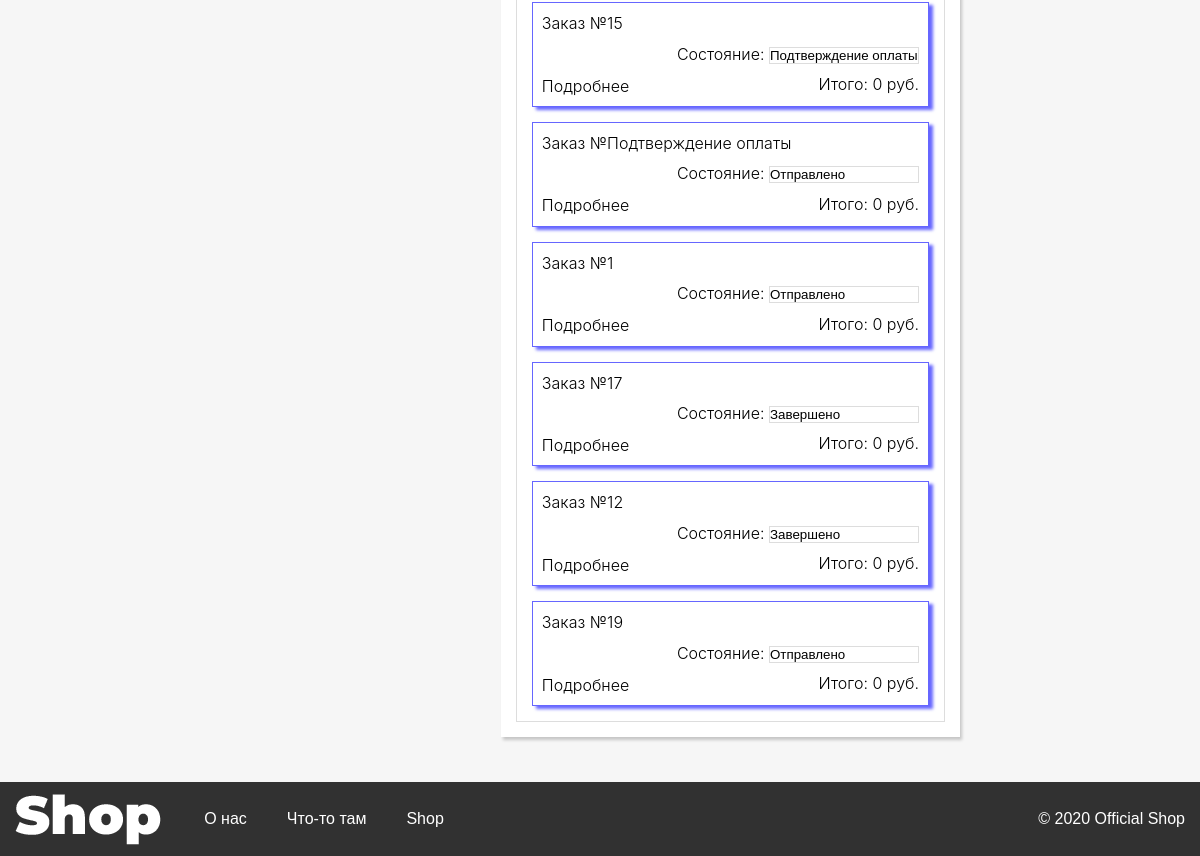
The page /cabinet/admin/orders/ (signed in, lower part) on the database as committed earlier.
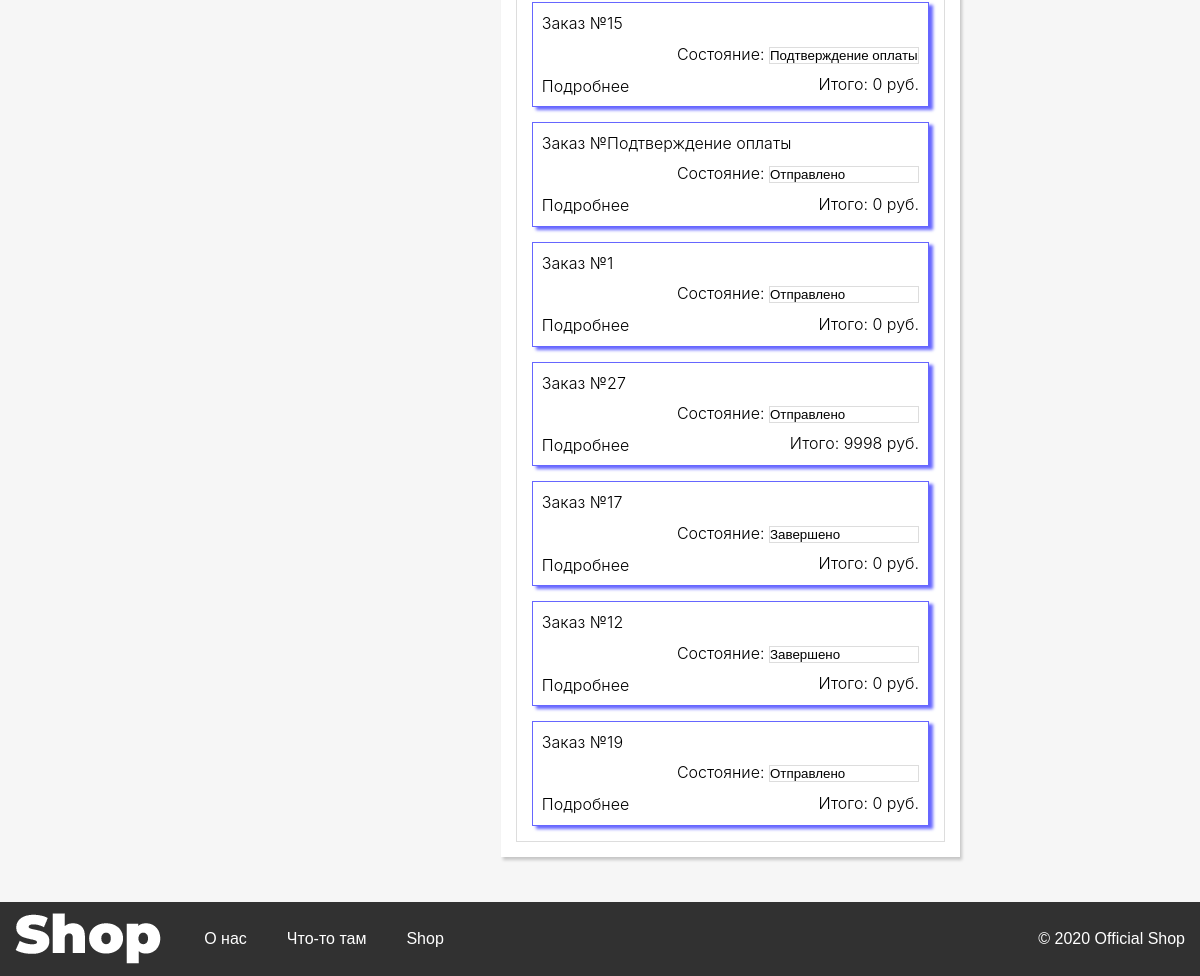
The same page on the database as committed later.
### Cabinet/models.py (models this page shows, shortened)
class Orders(models.Model):
    userName =  models.TextField()
    goodId  =   models.IntegerField()
    count = models.IntegerField()
    result = models.IntegerField(default = 0)
    numberOfOrder = models.TextField()
    status = models.TextField(default = "Отправлено")

### Cabinet/views.py (the view)
# urls.py: path('admin/orders/', views.cabinet_admin_orders, name="cabinet_admin_orders"),
def cabinet_admin_orders(request):
    if request.POST:
        try:
            id = request.POST["hiddenId"]
            stat = request.POST["stat"]
            orders = Orders.objects.filter(numberOfOrder = id)
            print(2)
            for i in orders:
                i.status = stat
                i.save()
            orders = Orders.objects.all().order_by('-id')
        except Exception as e:
            print(1)
            search = request.POST["search"]
            print(search)
            orders = Orders.objects.filter(numberOfOrder = search).order_by('-id')
            if search == "":
                orders = Orders.objects.all().order_by('-id')
    else:
        orders = Orders.objects.all().order_by('-id')
    alreadyOrders = []
    allNumOfOrders = set()
    for i in orders:
        allNumOfOrders.add(i.numberOfOrder)
    for i in allNumOfOrders:
        order = {}
        goods = []
        orders = Orders.objects.filter(numberOfOrder = i).order_by('-id')
        for j in orders:
            order['result'] = j.result
            order['userName'] = j.userName
            AboutGood = About_goods.objects.get(id = j.goodId)
            goods.append({"good" : AboutGood,
                          'count' : j.count,
                          "price": j.count*AboutGood.price})
        order['status'] = j.status
        order['numberOfOrder'] = i
        order['goods'] = goods
        alreadyOrders.append(order)
    dict = {"aunt":True, "orders" : alreadyOrders}
    return checkAunt(request, "adminblock_orders", dict, 1)

### Cabinet/views.py (called while the page is built)
def checkAunt(request, what, dict, admin = 0):
    if request.user.is_authenticated:
        ID = request.session['id']
        usr = User.objects.get(id = ID)
        dict['admin'] = usr.is_staff
        if(admin):
            if(dict['admin']):
                return render(request, "CabinetTemp/"+ what +".html", dict)
            else:
                return HttpResponseRedirect("/cabinet")
        return render(request, "CabinetTemp/"+ what +".html", dict)
    return HttpResponseRedirect("/main")

### Registration/templates/CabinetTemp/adminblock_orders.html (shortened to what this page needs)
{%extends "CabinetTemp/adminblock.html"%}
{%block adminblock%}
{% load static %}
<div class='a-o-block adminBlock'>
    <div class="a-block">
        {%for i in orders%}
        <form id='form{{i.numberOfOrder}}' action='' method = 'post'>
            <div>
                <div class="order">
                    <div class="orderBox">
                        <p>Заказ №{{i.numberOfOrder}} </p>
                        <div class='status'>
                            <p>Состояние:
                                <select name="stat" onchange='document.getElementById("form{{i.numberOfOrder}}").submit()'>
                                    <option  selected>{{i.status}}</option>
                                </select></p>
                            <p>Итого: {{ i.result }} руб.</p>
                        </div>
                        <div style = "font-size:14px;" class='details' onclick='detailBox({{i.numberOfOrder}})'>
                            <p>Подробнее</p>
                        </div>
                    </div>
                </div>
            </div>
        </form>
        {%endfor%}
    </div>
</div>
{%endblock%}

Rows that differ between the two databases and show on the page:
added Orders: numberOfOrder "27", stat "Отправлено"
Other text that changed with them:
new list line: "Заказ № Состояние: Итого: 9998 руб. Подробнее"
